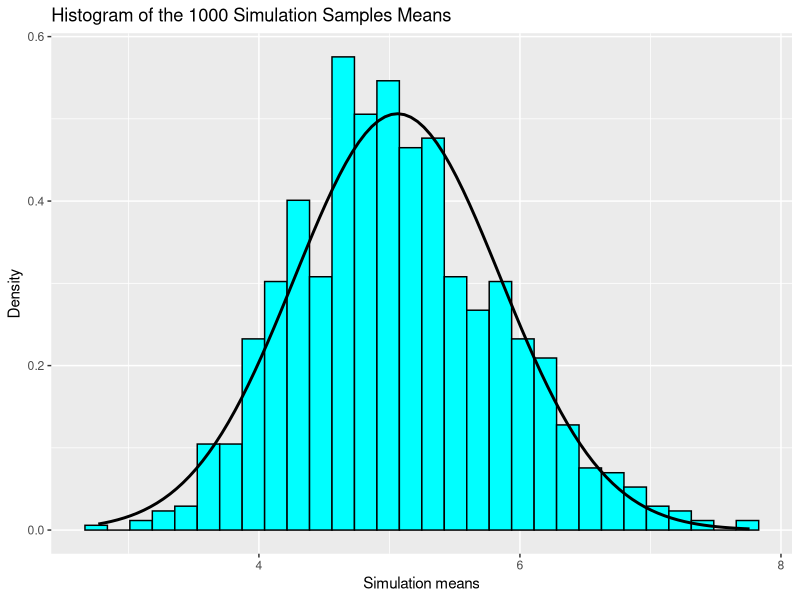

R code for this plot:
## ---- chunk 1
#Set seed to ensure reproducability 
set.seed(6666)

#Set lambda
lambda <- 0.2

#Set exponentials
n <- 40

#Simulating the exponential distribution and getting the mean of 1 simulation 
simul <- rexp(n,lambda)
simul
expMean <- mean(simul)
expMean

## ---- chunk 2
#Getting the means of each simulations
simul1000 <- as.data.frame(replicate(1000,mean(rexp(n, lambda))))
names(simul1000) <- c("sample.mean")

#Calculating the mean of the means of 1000 simulation
mean1000 <- mean(simul1000$sample.mean)
mean1000

#The theoretical mean 
theoMean <- 1/lambda
theoMean
## ---- chunk 3
# Calculating the variance of this simulation
var1000 <- var(simul1000$sample.mean)
var1000

# The theoretical variance
theoVariance <- ((1/lambda)^2)/40
theoVariance
## ---- chunk 4
library(ggplot2)
ggplot(simul1000, aes(x=sample.mean)) +
    geom_histogram(aes(y = ..density..),colour="black",fill="cyan")+
    stat_function(fun=dnorm,args=list( mean=mean1000, sd=sqrt(var1000)),geom="line",color = "black", size = 1.0)+
    ggtitle("Histogram of the 1000 Simulation Samples Means") +
    scale_x_continuous("Simulation means")+
    ylab("Density")
